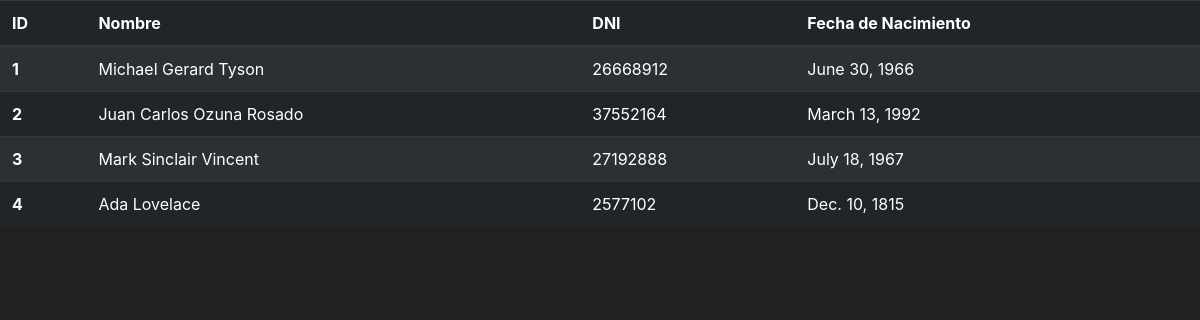
Page /RegistroFamiliar/ on the committed database.
### RegistroFamiliar/models.py (models this page shows, shortened)
class Familiar(models.Model):
    nombre = models.CharField('nombre', max_length=50)
    dni = models.IntegerField()
    edad = models.DateField()

### RegistroFamiliar/views.py (the view)
# urls.py: path('', inicio, name='inicio'),
def inicio(request):
    familiares = Familiar.objects.all()
    return render(request, 'RegistroFamiliar/inicio.html', {'familiares': familiares})

### RegistroFamiliar/templates/RegistroFamiliar/inicio.html (shortened to what this page needs)
<html lang="en">
<head>
    <link rel="stylesheet" href="https://cdn.jsdelivr.net/npm/bootstrap@4.0.0/dist/css/bootstrap.min.css">
</head>
<body style="background-color: #212121;">
    <table class="table table-striped table-dark">
        <thead>
            <tr>
            <th scope="col">ID</th>
            <th scope="col">Nombre</th>
            <th scope="col">DNI</th>
            <th scope="col">Fecha de Nacimiento</th>
            </tr>
        </thead>
        <tbody>
            {% for familiar in familiares %}
            <tr>
                <th scope="row">{{familiar.id}}</th>
                <td>{{familiar.nombre}}</td>
                <td>{{familiar.dni}}</td>
                <td>{{familiar.edad}}</td>
            </tr>
            {% endfor %}
        </tbody>
        </table>
</body>
</html>

### rows in the picture
Familiar: id "1", nombre "Michael Gerard Tyson", dni "26668912", edad "June 30, 1966"
Familiar: id "2", nombre "Juan Carlos Ozuna Rosado", dni "37552164", edad "March 13, 1992"
Familiar: id "3", nombre "Mark Sinclair Vincent", dni "27192888", edad "July 18, 1967"
Familiar: id "4", nombre "Ada Lovelace", dni "2577102", edad "Dec. 10, 1815"
